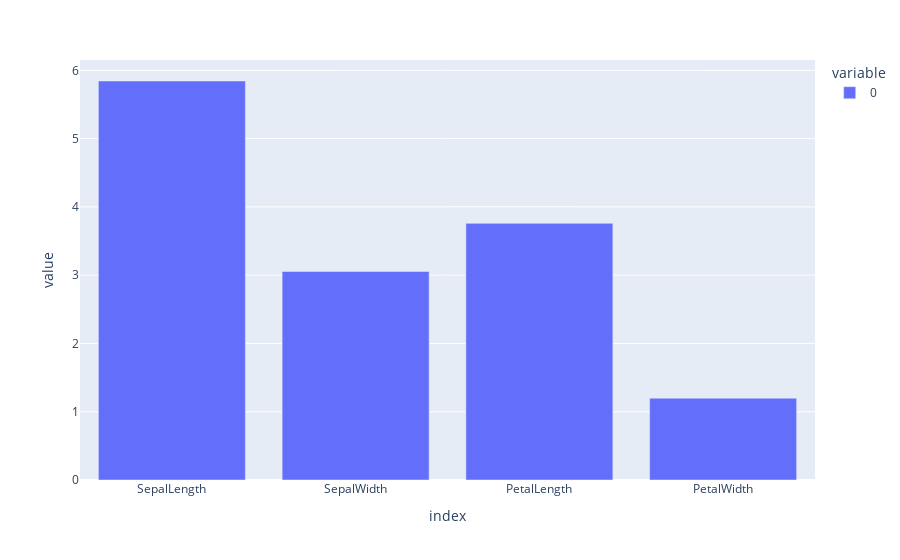

The notebook cell saved with this chart:
### Markdown cell above
We can see the mean for each variable, but notice this output is not formated like a dataframe, because there are no column labels.

Instead, this is something `pandas` calls a **series**, which is like a single column in a dataframe.
The difference here is that the variable names, e.g. `SepalWidth`, are axis labels rather than numeric axis labels we've seen previously.

Since `dta_iris.mean()` is a series, it has column names we can use for x and y in our plot.
However, `plotly` is smart enough to plot it anyways, like this:

- `with px do bar using with dta_iris do mean using`

**If you have trouble connecting these blocks, move your mouse slowly as you make the final connection, and try letting go even if you don't hear the click.**

### Code cell
px.bar(dta_iris.mean(numeric_only=True))

#<xml xmlns="https://developers.google.com/blockly/xml"><variables><variable id="+yh,Zg{hON]zy6D~.rH#">px</variable><variable id="E*CJ3@KOAl*hkk/%JY3Y">dta_iris</variable></variables><block type="varDoMethod" id="7PkTI5@+A6#C}J7CTmyF" x="0" y="0"><mutation items="1"></mutation><field name="VAR" id="+yh,Zg{hON]zy6D~.rH#">px</field><field name="MEMBER">bar</field><data>px:bar</data><value name="ADD0"><block type="varDoMethod" id="gLu`cCkrwjY73(E^z=rm"><mutation items="1"></mutation><field name="VAR" id="E*CJ3@KOAl*hkk/%JY3Y">dta_iris</field><field name="MEMBER">mean</field><data>dta_iris:mean</data><value name="ADD0"><block type="dummyOutputCodeBlock" id="V9(j{@MjF|+ssPG:3=@j"><field name="CODE">numeric_only=True</field></block></value></block></value></block></xml>

### Figure 1 — Plotly figure (JSON) as saved in the notebook; plotly's stock layout.template omitted (floating-point values rounded to 4 significant figures)
{"data": [{"hovertemplate": "variable=0<br>index=%{x}<br>value=%{y}<extra></extra>", "legendgroup": "0", "marker": {"color": "#636efa", "pattern": {"shape": ""}}, "name": "0", "orientation": "v", "showlegend": true, "textposition": "auto", "type": "bar", "x": ["SepalLength", "SepalWidth", "PetalLength", "PetalWidth"], "xaxis": "x", "y": [5.843, 3.054, 3.759, 1.199], "yaxis": "y"}], "layout": {"barmode": "relative", "legend": {"title": {"text": "variable"}, "tracegroupgap": 0}, "margin": {"t": 60}, "xaxis": {"anchor": "y", "domain": [0, 1], "title": {"text": "index"}}, "yaxis": {"anchor": "x", "domain": [0, 1], "title": {"text": "value"}}}}
